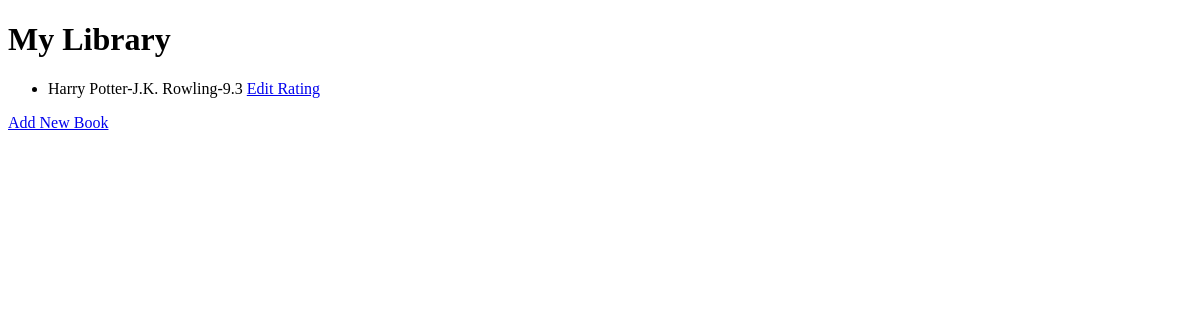
The app's page /, older data.
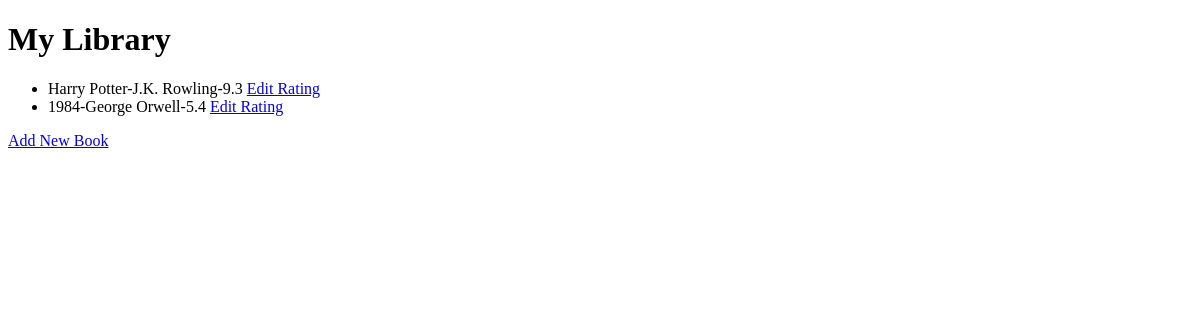
The same page, newer data.
### main.py (models this page shows, shortened)
class Book(db.Model):
    id: Mapped[int] = mapped_column(Integer, primary_key=True)
    title: Mapped[str] = mapped_column(String(250), unique=True, nullable=False)
    author: Mapped[str] = mapped_column(String(250), nullable=False)
    rating: Mapped[float] = mapped_column(Float, nullable=False)

### main.py (the view)
@app.route('/')
def home():
    books = Book.query.all()
    return render_template("index.html", books=books)

### templates/index.html (shortened to what this page needs)
<!DOCTYPE html>
<html lang="en">
  <head>
  </head>
  <body>
    <h1>My Library</h1>
    {% if books %}
    <ul>
      {% for book in books %}
      <li> {{ book.title }}-{{ book.author }}-{{ book.rating }} <a href="{{ url_for('edit', id=book.id) }}">Edit Rating</a>
      {% endfor %}
    </ul>
    {% else %}
    <h1>No Books</h1>
    {% endif %}
    <a href="{{ url_for('add') }}">Add New Book</a>
  </body>
</html>

Row changes from the older to the newer data that the page shows:
added Book: title "1984", author "George Orwell", rating "5.4"
